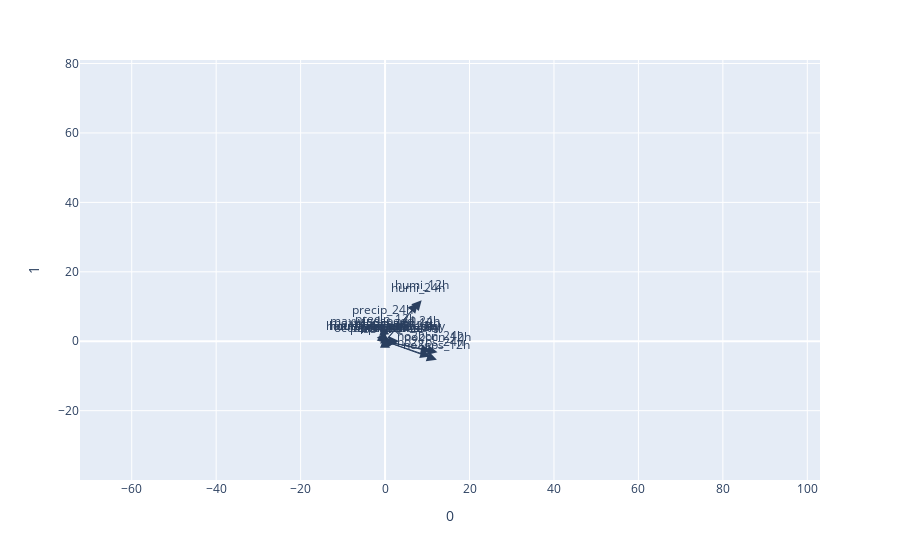

The cell this chart's notebook holds for it:
### Code cell
import plotly.express as px
loadings = pca.components_.T * np.sqrt(pca.explained_variance_)

fig = px.scatter(pca_features, x=0, y=1, color=None, color_discrete_sequence=['rgba(147,112,219,0.0)'])

for i, feature in enumerate(num_cols[:-2]):
    fig.add_annotation(
        ax=0, ay=0,
        axref="x", ayref="y",
        x=loadings[i, 0],
        y=loadings[i, 1],
        showarrow=True,
        arrowsize=2,
        arrowhead=2,
        xanchor="right",
        yanchor="top"
    )
    fig.add_annotation(
        x=loadings[i, 0],
        y=loadings[i, 1],
        ax=0, ay=0,
        xanchor="center",
        yanchor="bottom",
        text=feature,
        yshift=5,
    )
fig.show()

### Figure 1 — Plotly figure (JSON) as saved in the notebook; plotly's stock layout.template omitted (floating-point values rounded to 4 significant figures; data arrays with more than 128 entries replaced by an {"elided": "..."} marker saying what was removed)
{"data": [{"hovertemplate": "0=%{x}<br>1=%{y}<extra></extra>", "legendgroup": "", "marker": {"color": "rgba(147,112,219,0.0)", "symbol": "circle"}, "mode": "markers", "name": "", "showlegend": false, "type": "scattergl", "x": {"elided": "1612 float values"}, "xaxis": "x", "y": {"elided": "1612 float values"}, "yaxis": "y"}], "layout": {"annotations": [{"arrowhead": 2, "arrowsize": 2, "ax": 0, "axref": "x", "ay": 0, "ayref": "y", "showarrow": true, "x": 0.5857, "xanchor": "right", "y": -0.6292, "yanchor": "top"}, {"ax": 0, "ay": 0, "text": "occurrence_mental", "x": 0.5857, "xanchor": "center", "y": -0.6292, "yanchor": "bottom", "yshift": 5}, {"arrowhead": 2, "arrowsize": 2, "ax": 0, "axref": "x", "ay": 0, "ayref": "y", "showarrow": true, "x": 0.3402, "xanchor": "right", "y": -0.6281, "yanchor": "top"}, {"ax": 0, "ay": 0, "text": "performance", "x": 0.3402, "xanchor": "center", "y": -0.6281, "yanchor": "bottom", "yshift": 5}, {"arrowhead": 2, "arrowsize": 2, "ax": 0, "axref": "x", "ay": 0, "ayref": "y", "showarrow": true, "x": 10.82, "xanchor": "right", "y": -2.937, "yanchor": "top"}, {"ax": 0, "ay": 0, "text": "no2bcn_24h", "x": 10.82, "xanchor": "center", "y": -2.937, "yanchor": "bottom", "yshift": 5}, {"arrowhead": 2, "arrowsize": 2, "ax": 0, "axref": "x", "ay": 0, "ayref": "y", "showarrow": true, "x": 12.42, "xanchor": "right", "y": -3.139, "yanchor": "top"}, {"ax": 0, "ay": 0, "text": "no2bcn_12h", "x": 12.42, "xanchor": "center", "y": -3.139, "yanchor": "bottom", "yshift": 5}, {"arrowhead": 2, "arrowsize": 2, "ax": 0, "axref": "x", "ay": 0, "ayref": "y", "showarrow": true, "x": 10.72, "xanchor": "right", "y": -4.419, "yanchor": "top"}, {"ax": 0, "ay": 0, "text": "no2gps_24h", "x": 10.72, "xanchor": "center", "y": -4.419, "yanchor": "bottom", "yshift": 5}, {"arrowhead": 2, "arrowsize": 2, "ax": 0, "axref": "x", "ay": 0, "ayref": "y", "showarrow": true, "x": 12.27, "xanchor": "right", "y": -5.364, "yanchor": "top"}, {"ax": 0, "ay": 0, "text": "no2gps_12h", "x": 12.27, "xanchor": "center", "y": -5.364, "yanchor": "bottom", "yshift": 5}, {"arrowhead": 2, "arrowsize": 2, "ax": 0, "axref": "x", "ay": 0, "ayref": "y", "showarrow": true, "x": 2.17, "xanchor": "right", "y": -0.6216, "yanchor": "top"}, {"ax": 0, "ay": 0, "text": "pm25bcn", "x": 2.17, "xanchor": "center", "y": -0.6216, "yanchor": "bottom", "yshift": 5}, {"arrowhead": 2, "arrowsize": 2, "ax": 0, "axref": "x", "ay": 0, "ayref": "y", "showarrow": true, "x": 0.4931, "xanchor": "right", "y": -0.04653, "yanchor": "top"}, {"ax": 0, "ay": 0, "text": "BCμg", "x": 0.4931, "xanchor": "center", "y": -0.04653, "yanchor": "bottom", "yshift": 5}, {"arrowhead": 2, "arrowsize": 2, "ax": 0, "axref": "x", "ay": 0, "ayref": "y", "showarrow": true, "x": 0.1512, "xanchor": "right", "y": -0.02996, "yanchor": "top"}, {"ax": 0, "ay": 0, "text": "hours_noise_55_day", "x": 0.1512, "xanchor": "center", "y": -0.02996, "yanchor": "bottom", "yshift": 5}, {"arrowhead": 2, "arrowsize": 2, "ax": 0, "axref": "x", "ay": 0, "ayref": "y", "showarrow": true, "x": -0.01942, "xanchor": "right", "y": -0.01673, "yanchor": "top"}, {"ax": 0, "ay": 0, "text": "hours_noise_65_day", "x": -0.01942, "xanchor": "center", "y": -0.01673, "yanchor": "bottom", "yshift": 5}, {"arrowhead": 2, "arrowsize": 2, "ax": 0, "axref": "x", "ay": 0, "ayref": "y", "showarrow": true, "x": 0.1312, "xanchor": "right", "y": 0.02548, "yanchor": "top"}, {"ax": 0, "ay": 0, "text": "hours_greenblue_day", "x": 0.1312, "xanchor": "center", "y": 0.02548, "yanchor": "bottom", "yshift": 5}, {"arrowhead": 2, "arrowsize": 2, "ax": 0, "axref": "x", "ay": 0, "ayref": "y", "showarrow": true, "x": -0.03012, "xanchor": "right", "y": 0.6038, "yanchor": "top"}, {"ax": 0, "ay": 0, "text": "tmean_24h", "x": -0.03012, "xanchor": "center", "y": 0.6038, "yanchor": "bottom", "yshift": 5}, {"arrowhead": 2, "arrowsize": 2, "ax": 0, "axref": "x", "ay": 0, "ayref": "y", "showarrow": true, "x": -0.06534, "xanchor": "right", "y": 0.1983, "yanchor": "top"}, {"ax": 0, "ay": 0, "text": "tmean_12h", "x": -0.06534, "xanchor": "center", "y": 0.1983, "yanchor": "bottom", "yshift": 5}, {"arrowhead": 2, "arrowsize": 2, "ax": 0, "axref": "x", "ay": 0, "ayref": "y", "showarrow": true, "x": 7.801, "xanchor": "right", "y": 11.03, "yanchor": "top"}, {"ax": 0, "ay": 0, "text": "humi_24h", "x": 7.801, "xanchor": "center", "y": 11.03, "yanchor": "bottom", "yshift": 5}, {"arrowhead": 2, "arrowsize": 2, "ax": 0, "axref": "x", "ay": 0, "ayref": "y", "showarrow": true, "x": 8.67, "xanchor": "right", "y": 11.83, "yanchor": "top"}, {"ax": 0, "ay": 0, "text": "humi_12h", "x": 8.67, "xanchor": "center", "y": 11.83, "yanchor": "bottom", "yshift": 5}, {"arrowhead": 2, "arrowsize": 2, "ax": 0, "axref": "x", "ay": 0, "ayref": "y", "showarrow": true, "x": 3.285, "xanchor": "right", "y": 0.06664, "yanchor": "top"}, {"ax": 0, "ay": 0, "text": "pressure_24h", "x": 3.285, "xanchor": "center", "y": 0.06664, "yanchor": "bottom", "yshift": 5}, {"arrowhead": 2, "arrowsize": 2, "ax": 0, "axref": "x", "ay": 0, "ayref": "y", "showarrow": true, "x": 3.105, "xanchor": "right", "y": -0.1599, "yanchor": "top"}, {"ax": 0, "ay": 0, "text": "pressure_12h", "x": 3.105, "xanchor": "center", "y": -0.1599, "yanchor": "bottom", "yshift": 5}, {"arrowhead": 2, "arrowsize": 2, "ax": 0, "axref": "x", "ay": 0, "ayref": "y", "showarrow": true, "x": -0.5207, "xanchor": "right", "y": 4.658, "yanchor": "top"}, {"ax": 0, "ay": 0, "text": "precip_24h", "x": -0.5207, "xanchor": "center", "y": 4.658, "yanchor": "bottom", "yshift": 5}, {"arrowhead": 2, "arrowsize": 2, "ax": 0, "axref": "x", "ay": 0, "ayref": "y", "showarrow": true, "x": 0.04574, "xanchor": "right", "y": 2.178, "yanchor": "top"}, {"ax": 0, "ay": 0, "text": "precip_12h", "x": 0.04574, "xanchor": "center", "y": 2.178, "yanchor": "bottom", "yshift": 5}, {"arrowhead": 2, "arrowsize": 2, "ax": 0, "axref": "x", "ay": 0, "ayref": "y", "showarrow": true, "x": -0.1056, "xanchor": "right", "y": 1.381, "yanchor": "top"}, {"ax": 0, "ay": 0, "text": "maxwindspeed_24h", "x": -0.1056, "xanchor": "center", "y": 1.381, "yanchor": "bottom", "yshift": 5}, {"arrowhead": 2, "arrowsize": 2, "ax": 0, "axref": "x", "ay": 0, "ayref": "y", "showarrow": true, "x": 0.006522, "xanchor": "right", "y": 1.027, "yanchor": "top"}, {"ax": 0, "ay": 0, "text": "maxwindspeed_12h", "x": 0.006522, "xanchor": "center", "y": 1.027, "yanchor": "bottom", "yshift": 5}, {"arrowhead": 2, "arrowsize": 2, "ax": 0, "axref": "x", "ay": 0, "ayref": "y", "showarrow": true, "x": -0.2158, "xanchor": "right", "y": 0.1196, "yanchor": "top"}, {"ax": 0, "ay": 0, "text": "age_yrs", "x": -0.2158, "xanchor": "center", "y": 0.1196, "yanchor": "bottom", "yshift": 5}], "legend": {"tracegroupgap": 0}, "margin": {"t": 60}, "xaxis": {"anchor": "y", "domain": [0, 1], "title": {"text": "0"}}, "yaxis": {"anchor": "x", "domain": [0, 1], "title": {"text": "1"}}}}
